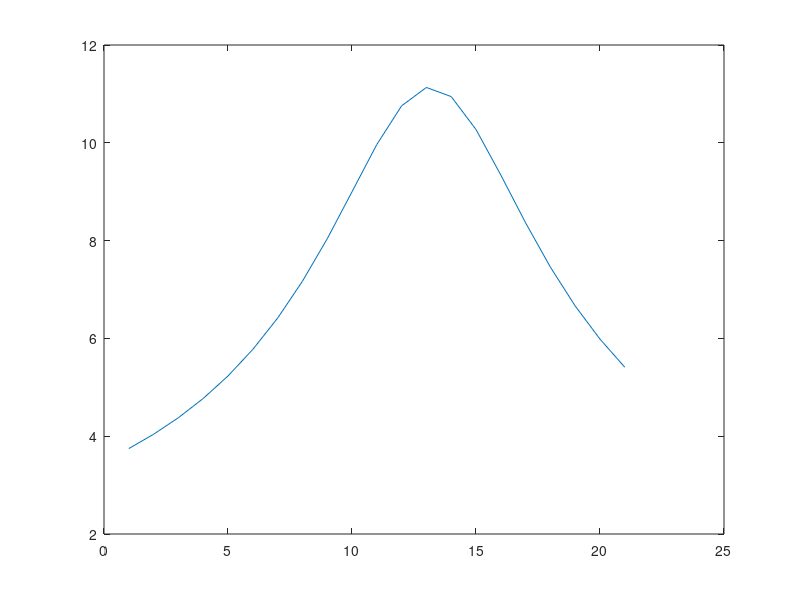

The MATLAB source for this figure: (Note: this script raises an error after producing the figure.)
function [ t,Y ] = mcintyre(dur, IC)
%     vrest = -80;
%     fiberD=10.0;        %um
%     paralength1=3;      %um  
%     nodelength=1.0;
%     space_p1=0.002;  
%     space_p2=0.004;
%     space_i=0.004;
%     rhoa=7e8;         %Ohm*um
%     mycm=0.1;           %uF/cm2
%     mygm=0.001;         %S/cm2
%     c=2;                %uF/cm2
% 
%     g_nap = 0.010;         % sodium channel conductivity [S/cm^2]
%     g_naf = 3;        %
%     g_k = 0.080;
%     g_kf = 0;
%     g_l = 0.007;           % leak channel conductivity [S/cm^2] 
%     e_na = 50.0;
%     e_k = -90.0;
%     e_l	= -90.0;
% 
%     g=0.690; 
%     axonD=6.9; 
%     nodeD=3.3; 
%     paraD1=3.3; 
%     paraD2=6.9; 
%     deltax=1150; 
%     paralength2=46; 
%     nl=120;
%     
%     mysalength = paralength1;
%     flutlength = paralength2;
%     
%     Rpn0=(rhoa*.01)/(pi*((((nodeD/2)+space_p1)^2)-((nodeD/2)^2)));
%     Rpn1=(rhoa*.01)/(pi*((((paraD1/2)+space_p1)^2)-((paraD1/2)^2)));
%     Rpn2=(rhoa*.01)/(pi*((((paraD2/2)+space_p2)^2)-((paraD2/2)^2)));
%     Rpx=(rhoa*.01)/(pi*((((axonD/2)+space_i)^2)-((axonD/2)^2)));
%     interlength=(deltax-nodelength-(2*paralength1)-(2*paralength2))/6;
% 
%     %periaxonal resistivity in GOhm
%     r_pn0=Rpn0*(nodelength/10000)/1e3;
%     r_pn1=Rpn1*(paralength1/10000)/1e3;
%     r_pn2=Rpn2*(paralength2/10000)/1e3;
%     r_px=Rpx*(interlength/10000)/1e3;
% 
%     %surface area in cm2
%     sa_node = (pi*nodeD*nodelength)/1e8;
%     sa_mysa = (pi*fiberD*paralength1)/1e8;
%     sa_flut = (pi*fiberD*paralength2)/1e8;
%     sa_inter = (pi*fiberD*interlength)/1e8;
% 
%     %resistiviy in Ohm*cm
%     r_node = rhoa/10000;
%     r_mysa = rhoa*(1/(paraD1/fiberD)^2)/10000;
%     r_flut = rhoa*(1/(paraD2/fiberD)^2)/10000;
%     r_inter = rhoa*(1/(axonD/fiberD)^2)/10000;
% 
%     %resistiviy in GOhm
%     r_node = (4*(nodelength/10000)*r_node)/(pi*(nodeD/10000)^2)/1e9;
%     r_mysa = (4*(paralength1/10000)*r_mysa)/(pi*(fiberD/10000)^2)/1e9;
%     r_flut = (4*(paralength2/10000)*r_flut)/(pi*(fiberD/10000)^2)/1e9;
%     r_inter = (4*(interlength/10000)*r_inter)/(pi*(fiberD/10000)^2)/1e9;
% 
%     %capacity in uF/cm2
%     c_node = c;
%     c_mysa = c*paraD1/fiberD;
%     c_flut = c*paraD2/fiberD;
%     c_inter = c*axonD/fiberD;
% 
%     %capacity in pF
%     c_node = c_node*sa_node*1e6;
%     c_mysa = c_mysa*sa_mysa*1e6;
%     c_flut = c_flut*sa_flut*1e6;
%     c_inter = c_inter*sa_inter*1e6;
% 
%     %passive conductance in S/cm^2
%     g_mysa = 0.001*paraD1/fiberD;
%     g_flut = 0.0001*paraD2/fiberD;
%     g_inter = 0.0001*axonD/fiberD;
%     %in nS
%     g_mysa = g_mysa*sa_mysa*1e9;
%     g_flut = g_flut*sa_flut*1e9;
%     g_inter = g_inter*sa_inter*1e9;
% 
%     %membrane conductance in S/cm2
%     xg = 0.001/(nl*2); 
%     %in nS
%     g_mysa_m = xg*sa_mysa*1e9;
%     g_flut_m = xg*sa_flut*1e9;
%     g_inter_m = xg*sa_inter*1e9;
% 
%     %membrane capacity in uF/cm2
%     xc = 0.1/(nl*2);
%     %in pF
%     c_mysa_m = xc*sa_mysa*1e6;
%     c_flut_m = xc*sa_flut*1e6;
%     c_inter_m = xc*sa_inter*1e6;
% 
%     %nodal conductances
%     g_nap = g_nap*sa_node*1e9;
%     g_naf = g_naf*sa_node*1e9;
%     g_k = g_k*sa_node*1e9;
%     g_l = g_l*sa_node*1e9;


    vrest = -80;        %mV
    fiberD=10.0;        %um
    mysalength=3;       %um  
    nodelength=1.0;     %um
    space_p1=0.002;     %um
    space_p2=0.004;     %um
    space_i=0.004;      %um
    r=70;               %Ohm*cm
    mycm=0.1;           %uF/cm2
    mygm=0.001;         %S/cm2
    c=2;                %uF/cm2

    g_nap = 0.010;      % sodium channel conductivity [S/cm^2]
    g_naf = 3;          %S/cm^2
    g_k = 0.080;        %S/cm^2
    g_kf = 0;           %S/cm^2 (deactivated)
    g_l = 0.007;        % leak channel conductivity [S/cm^2] 
    e_na = 50.0;        %mV
    e_k = -90.0;        %mV
    e_l	= -90.0;        %mV
    
    g_p1 = 0.001;       %um
    g_p2 = 0.0001;      %um
    g_i = g_p2;         %um

    axonD=6.9;          %um 
    nodeD=3.3;          %um
    mysaD=3.3;         %um
    flutD=6.9;         %um
    deltax=1150;        %um
    flutlength=46;      %um
    nl=120;             %dimensionless
    interlength=(deltax-nodelength-(2*mysalength)-(2*flutlength))/6;

    
    [r_mysa,r_pn1,c_mysa,c_mysa_m,g_mysa,g_mysa_m] = paracomp( ...
        mysaD, mysalength, space_p1, fiberD, c, r, g_p1, nl, mycm, mygm);
    
    [r_flut,r_pn2,c_flut,c_flut_m,g_flut,g_flut_m] = paracomp( ...
        flutD, flutlength, space_p2, fiberD, c, r, g_p2, nl, mycm, mygm);
    
    [r_inter,r_px,c_inter,c_inter_m,g_inter,g_inter_m] = paracomp( ...
        axonD, interlength, space_i, fiberD, c, r, g_i, nl, mycm, mygm);
    
    g_nap = calcConductance(nodeD,nodelength,g_nap);
    g_k = calcConductance(nodeD,nodelength,g_k);
    g_l = calcConductance(nodeD,nodelength,g_l);
    g_naf = calcConductance(nodeD,nodelength,g_naf);
    r_node = calcResAxial(nodeD,nodelength,r);
    c_node = calcCapacity(nodeD,nodelength,c);
    r_pn0 = calcResPeriax(nodeD,nodelength,space_p1,r);
    
    
    %how many nodes to simulate
    N_nodes = 21;
    N_inter = N_nodes-1;
    
    % index values of the dV Vektor
    i_node = [1,N_nodes];
    i_para_m = [i_node(2)+1,i_node(2)+N_nodes];
    i_para_h = [i_para_m(2)+1,i_para_m(2)+N_nodes];
    i_para_p = [i_para_h(2)+1,i_para_h(2)+N_nodes];
    i_para_s = [i_para_p(2)+1,i_para_p(2)+N_nodes];
    i_mysa = [i_para_s(2)+1,i_para_s(2)+N_inter, ...
        i_para_s(2)+N_inter+1,i_para_s(2)+N_inter*2];
    i_flut = [i_mysa(4)+1,i_mysa(4)+N_inter, ... 
        i_mysa(4)+N_inter+1,i_mysa(4)+N_inter*2];
    i_para_n = [i_flut(4)+1,i_flut(4)+N_inter, ...
        i_flut(4)+N_inter+1,i_flut(4)+N_inter*2];
    i_inter = [i_para_n(4)+1,i_para_n(4)+N_inter; ... 
        i_para_n(4)+N_inter+1,i_para_n(4)+N_inter*2; ...
        i_para_n(4)+(2*N_inter)+1,i_para_n(4)+(3*N_inter);...
        i_para_n(4)+(3*N_inter)+1,i_para_n(4)+(4*N_inter);...
        i_para_n(4)+(4*N_inter)+1,i_para_n(4)+(5*N_inter);...
        i_para_n(4)+(5*N_inter)+1,i_para_n(4)+(6*N_inter)];
    i_mysa_b = [i_inter(12)+1,i_inter(12)+N_inter, ...
                i_inter(12)+N_inter+1,i_inter(12)+N_inter*2];
    i_flut_b = [i_mysa_b(4)+1,i_mysa_b(4)+N_inter, ... 
        i_mysa_b(4)+N_inter+1,i_mysa_b(4)+N_inter*2];
    i_inter_b = [i_flut_b(4)+1,i_flut_b(4)+N_inter; ... 
        i_flut_b(4)+N_inter+1,i_flut_b(4)+N_inter*2; ...
        i_flut_b(4)+(2*N_inter)+1,i_flut_b(4)+(3*N_inter);...
        i_flut_b(4)+(3*N_inter)+1,i_flut_b(4)+(4*N_inter);...
        i_flut_b(4)+(4*N_inter)+1,i_flut_b(4)+(5*N_inter);...
        i_flut_b(4)+(5*N_inter)+1,i_flut_b(4)+(6*N_inter)];
    %Dummy Stimulusvoltage
    V_e = zeros(i_inter(6,2),1);
    V_stim = zeros(i_inter(6,2),1);
    q = 700000;
    xe = 14000;
    ye = 5000;
    V_stim(1:N_nodes) = electrode(q,xe,ye,((1:N_nodes)-1)*deltax,zeros(1,N_nodes));
    V_stim(i_mysa(1):i_mysa(2)) = electrode(q,xe,ye,((1:N_inter)-1)*deltax+mysalength/2,zeros(1,N_inter));
    V_stim(i_mysa(3):i_mysa(4)) = electrode(q,xe,ye,((1:N_inter))*deltax-mysalength/2,zeros(1,N_inter));
    V_stim(i_flut(1):i_flut(2)) = electrode(q,xe,ye,((1:N_inter)-1)*deltax+mysalength+flutlength/2,zeros(1,N_inter));
    V_stim(i_flut(3):i_flut(4)) = electrode(q,xe,ye,((1:N_inter))*deltax-mysalength-flutlength/2,zeros(1,N_inter));
    V_stim(i_inter(1,1):i_inter(1,2)) = electrode(q,xe,ye,((1:N_inter)-1)*deltax+mysalength+flutlength+interlength/2,zeros(1,N_inter));
    V_stim(i_inter(2,1):i_inter(2,2)) = electrode(q,xe,ye,((1:N_inter)-1)*deltax+mysalength+flutlength+3*interlength/2,zeros(1,N_inter));
    V_stim(i_inter(3,1):i_inter(3,2)) = electrode(q,xe,ye,((1:N_inter)-1)*deltax+mysalength+flutlength+5*interlength/2,zeros(1,N_inter));
    V_stim(i_inter(4,1):i_inter(4,2)) = electrode(q,xe,ye,((1:N_inter)-1)*deltax+mysalength+flutlength+7*interlength/2,zeros(1,N_inter));
    V_stim(i_inter(5,1):i_inter(5,2)) = electrode(q,xe,ye,((1:N_inter)-1)*deltax+mysalength+flutlength+9*interlength/2,zeros(1,N_inter));
    V_stim(i_inter(6,1):i_inter(6,2)) = electrode(q,xe,ye,((1:N_inter)-1)*deltax+mysalength+flutlength+11*interlength/2,zeros(1,N_inter));
    

    figure(2);
    plot(1:N_nodes,V_stim(1:N_nodes));
    hold off;
    if (exist('IC','var') == 0)
        IC = zeros(i_inter_b(6,2),1);
        IC(1:N_nodes) = -80;
        IC(i_mysa(1):i_flut(4)) = -80;
        IC(i_inter(1,1):i_inter(6,2)) = -80;
        stim = 0;
    end
    if (exist('dur','var')==0)
        dur = 10;
    end
    
    Istim = zeros(N_nodes,1);
    dt = 0;
    [t,Y] = ode15s(@odeMcIntyr, [0,dur], IC);

    figure(1);
    
    for i = 1:N_nodes
        V(i,:) = Y(:,i) - 40*(i-1);
    end
    plot(t,V);
    figure(4);
    
    for i = 1:N_nodes
        V(i,:) = Y(:,i) - 5*(i-1);
    end
    plot(t,V);
    figure(3);
    plot(t,Y(:,1),t,Y(:,20));
    
    
    function dY = odeMcIntyr(t,Y)
        if exist('stim','var') ==0
            if mod(t,100) < 0.5
                %
                %V_e = V_stim;
                %Y(11) = Y(11) -30;
                %V_e(11) = -10;
                Istim(1) = 0.1;
            else
                V_e = zeros(i_inter(6,2),1);
                Istim(1) = 0;
            end
        end
        if t > dt
            
            dt=dt+0.1
        end
        inter = zeros(N_inter,6);
        inter_b = zeros(N_inter,6);
        
        node = Y(i_node(1):i_node(2));
        para_m = Y(i_para_m(1):i_para_m(2));
        para_h = Y(i_para_h(1):i_para_h(2));
        para_p = Y(i_para_p(1):i_para_p(2));
        para_s = Y(i_para_s(1):i_para_s(2));
        mysa_l = Y(i_mysa(1):i_mysa(2));
        mysa_r = Y(i_mysa(3):i_mysa(4));
        flut_l = Y(i_flut(1):i_flut(2));
        flut_r = Y(i_flut(3):i_flut(4));
        para_n_l = Y(i_para_n(1):i_para_n(2));
        para_n_r = Y(i_para_n(3):i_para_n(4));
        inter(:,1) = Y(i_inter(1,1):i_inter(1,2));
        inter(:,2) = Y(i_inter(2,1):i_inter(2,2));
        inter(:,3) = Y(i_inter(3,1):i_inter(3,2));
        inter(:,4) = Y(i_inter(4,1):i_inter(4,2));
        inter(:,5) = Y(i_inter(5,1):i_inter(5,2));
        inter(:,6) = Y(i_inter(6,1):i_inter(6,2));
       

        mysa_l_b = Y(i_mysa_b(1):i_mysa_b(2));
        mysa_r_b = Y(i_mysa_b(3):i_mysa_b(4));
        flut_l_b = Y(i_flut_b(1):i_flut_b(2));
        flut_r_b = Y(i_flut_b(3):i_flut_b(4));
        inter_b(:,1) = Y(i_inter_b(1,1):i_inter_b(1,2));
        inter_b(:,2) = Y(i_inter_b(2,1):i_inter_b(2,2));
        inter_b(:,3) = Y(i_inter_b(3,1):i_inter_b(3,2));
        inter_b(:,4) = Y(i_inter_b(4,1):i_inter_b(4,2));
        inter_b(:,5) = Y(i_inter_b(5,1):i_inter_b(5,2));
        inter_b(:,6) = Y(i_inter_b(6,1):i_inter_b(6,2)); 
        
        mysa_lv = mysa_l + mysa_l_b;
        mysa_rv = mysa_r + mysa_r_b;
        flut_lv = flut_l + flut_l_b;
        flut_rv = flut_r + flut_r_b;
        interv = inter+inter_b;
        
        [dnode,dpara_m,dpara_h,dpara_p,dpara_s] = nodeEq(node,para_m, ...
            para_h,para_p,para_s,mysa_lv,mysa_rv,V_e(1:N_nodes), ...
            V_e(i_mysa(1):i_mysa(2)),V_e(i_mysa(3):i_mysa(4)));
        
        [dmysa_l,dmysa_l_b] = mysaEq(mysa_l,mysa_lv,node(1:N_nodes-1),...
            flut_lv,mysa_l_b,V_e(1:N_nodes-1),flut_l_b, ...
            V_e(i_mysa(1):i_mysa(2)),V_e(1:N_nodes-1),...
            V_e(i_flut(1):i_flut(2)));
        
        [dmysa_r,dmysa_r_b] = mysaEq(mysa_r,mysa_rv,node(2:N_nodes),...
            flut_rv,mysa_r_b,V_e(2:N_nodes),flut_r_b,...
            V_e(i_mysa(3):i_mysa(4)),V_e(2:N_nodes),...
            V_e(i_flut(3):i_flut(4)));
        
        [dflut_l,dflut_l_b] = flutEq(flut_l,flut_lv,mysa_lv,interv(:,1),...
            flut_l_b,mysa_l_b,inter_b(:,1),...
            V_e(i_flut(1):i_flut(2)),V_e(i_mysa(1):i_mysa(2)),...
            V_e(i_inter(1,1):i_inter(1,2)));
        
        [dflut_r,dflut_r_b] = flutEq(flut_r,flut_rv,mysa_rv,interv(:,6),...
            flut_r_b,mysa_r_b,inter_b(:,6),...
            V_e(i_flut(3):i_flut(4)),V_e(i_mysa(3):i_mysa(4)),...
            V_e(i_inter(6,1):i_inter(6,2)));
        
        dpara_n_l = zeros(N_inter,1);
        dpara_n_r = zeros(N_inter,1);
        
        
        interVe = [V_e(i_inter(1,1):i_inter(1,2)),...
            V_e(i_inter(2,1):i_inter(2,2)),...
            V_e(i_inter(3,1):i_inter(3,2)),...
            V_e(i_inter(4,1):i_inter(4,2)),...
            V_e(i_inter(5,1):i_inter(5,2)),...
            V_e(i_inter(6,1):i_inter(6,2))];
        
        [dinter,dinter_b] = interEq(inter,interv,flut_lv,flut_rv, ...
            inter_b, flut_l_b, flut_r_b, interVe, ...
            V_e(i_flut(1):i_flut(2)), V_e(i_flut(3):i_flut(4)));
        
        
        
        %finally assemble derivatives into an
        dY=[dnode;dpara_m;dpara_h;dpara_p;dpara_s;dmysa_l;dmysa_r;...
            dflut_l;dflut_r;dpara_n_l;dpara_n_r;dinter(:,1); ...
            dinter(:,2);dinter(:,3);dinter(:,4);dinter(:,5);...
            dinter(:,6);dmysa_l_b;dmysa_r_b;dflut_l_b;dflut_r_b;...
            dinter_b(:,1);dinter_b(:,2);dinter_b(:,3);...
            dinter_b(:,4);dinter_b(:,5);dinter_b(:,6)];
        
    end

    function [dV,dm,dh,dp,ds] = nodeEq(V,m,h,p,s,...
            VmMl,VmMr,Vex,VexMl,VexMr)
        [I,dm,dh,dp,ds] = axnode(V,m,h,p,s);
        Iax = axialI(V,[V(1);VmMl],[VmMr;V(N_nodes)],r_node,r_mysa,r_mysa);
        Iex = axialI(Vex,[Vex(1);VexMl],[VexMr;Vex(N_nodes)],...
            r_node,r_mysa,r_mysa);
        dV = (-I-Iax-Iex+Istim)./c_node;
        
    end

    function [dV,dVp] = interEq(V, Vm, VmFl, VmFr, Vp, VpFl, VpFr, ...
                                            Vex, VexFl, VexFr)
        dV = zeros(N_inter,6);
        dVp = zeros(N_inter,6);
        
        Iax1 = axialI(Vm(:,1),VmFl,Vm(:,2),r_inter,r_flut,r_inter);
        Ipx1 = axialI(Vp(:,1),VpFl,Vp(:,2),r_px,r_pn2,r_px);
        Iex1 = axialI(Vex(:,1),VexFl,Vex(:,2),r_inter,r_flut,r_inter);
        [dV(:,1), dVp(:,1)] = compartment(V(:,1),Vp(:,1),Vex(:,1),Iax1,Ipx1,...
            Iex1, vrest, c_inter, c_inter_m, g_inter, g_inter_m);
        
        Iax6 = axialI(Vm(:,6),VmFr,Vm(:,5),r_inter,r_flut,r_inter);
        Ipx6 = axialI(Vp(:,6),VpFr,Vp(:,5),r_px,r_pn2,r_px);
        Iex6 = axialI(Vex(:,6),VexFr,Vex(:,5),r_inter,r_flut,r_inter);
        [dV(:,6), dVp(:,6)] = compartment(V(:,6),Vp(:,6),Vex(:,6),Iax6,Ipx6,...
            Iex6, vrest, c_inter, c_inter_m, g_inter, g_inter_m);
        
        for j = 2:5
            Iax = axialI(Vm(:,j),Vm(:,j-1),Vm(:,j+1),...
                r_inter,r_inter,r_inter);
            Ipx = axialI(Vp(:,j),Vp(:,j-1),Vp(:,j+1),r_px,r_px,r_px);
            Iex = axialI(Vex(:,j),Vex(:,j-1),Vex(:,j+1),...
                r_inter,r_inter,r_inter);
            [dV(:,j), dVp(:,j)] = compartment(V(:,j),Vp(:,j),Vex(:,j),...
                Iax,Ipx,Iex,vrest,c_inter,c_inter_m,g_inter,g_inter_m);
        end
        
    end

    function [dV,dVp] = flutEq(V, Vm, VmM, VmI, Vp, VpM, VpI, Vex, VexM,...
                                                                      VexI)
       Iax = axialI(Vm,VmM,VmI,r_flut,r_mysa,r_inter);
       Ipx = axialI(Vp,VpM,VpI,r_pn2,r_pn1,r_px);
       Iex = axialI(Vex,VexM,VexI,r_flut,r_mysa,r_inter);
       [dV, dVp] = compartment(V,Vp, Vex, Iax, Ipx, Iex, vrest, c_flut, ...
           c_flut_m, g_flut, g_flut_m);
                                                  
    end

    function [dV, dVp] = mysaEq(V, Vm, VmN, VmF, Vp, VpN, VpF, Vex, VexN,...
                                                                      VexF)
        Iax = axialI(Vm,VmN,VmF,r_mysa,r_node,r_flut);
        Ipx = axialI(Vp,VpN,VpF,r_pn1,r_pn0,r_pn1);
        Iex = axialI(Vex,VexN,VexF,r_mysa,r_node,r_flut);
        [dV, dVp] = compartment(V,Vp,Vex, Iax, Ipx, Iex, vrest, c_mysa, ...
           c_mysa_m, g_mysa, g_mysa_m);
    end

    function [dV, dVp] = compartment(V, Vp, Vext, Iaxonal, Iperiaxonal, ...
                                     Iext, epas, cmem, cmy, gmem, gmy)
        IPas = gmem.*(V - epas);
        Imyelin = gmy.*(Vp - Vext);
        ICmem = -IPas -Iaxonal-Iext;
        ICmyelin = IPas - Imyelin -Iperiaxonal;
        
        dV = (1./cmem).*(ICmem);
        %dVp = (1./cmy).*(ICmyelin);
        dVp = (1./cmy).*(-Imyelin)+(1./(cmy+cmem)).*(-Iperiaxonal) + ...
            (1./cmem).*(IPas);
                                
    end

    function I = axialI(V,V1,V2,r,r1,r2)
        I = (V-V1)./(r/2+r1/2)+(V-V2)./(r/2+r2/2);
    end

    % axnode: calculation of the currents of the axon
    function [I,dm,dh,dp,ds] = axnode(V,m,h,p,s)
        
        m_alpha = (6.57 .* (V+20.4))./(1-exp(-(V+20.4)./10.3));
        m_beta = (0.304 .* (-(V+25.7)))./(1-exp((V+25.7)./9.16));
        h_alpha = (0.34 .* (-(V+114)))./(1-exp((V+114)./11));
        h_beta = 12.6./(1+exp(-(V+31.8)./13.4));

        p_alpha = (0.0353 .* (V+27))./(1-exp(-(V+27)./10.2));
        p_beta = (0.000883 .* (-(V+34)))./(1-exp((V+34)./10));

        s_alpha = 0.3./(1+exp((V+53)./-5));
        s_beta = 0.03./(1+exp((V+90)./-1));

        %first derivatives of m, h, p, s
        dm = dpdt(m_alpha,m_beta,m);
        dh = dpdt(h_alpha,h_beta,h);
        dp = dpdt(p_alpha,p_beta,p);
        ds = dpdt(s_alpha,s_beta,s);

        I_Naf = g_naf.*m.^3.*h.*(V-e_na);       %Fast Sodium current
        I_Nap = g_nap.*p.^3.*(V-e_na);          %Persistent Sodium current
        I_Ks = g_k.*s.*(V-e_k);                 %Slow Potassium current
        I_Lk = g_l*(V-e_l);                     %Leakage current
        I = I_Naf + I_Nap + I_Ks + I_Lk;        %Sum of all nodal currents
    end

    % flutPotassim: flut potassium current
    function [I,dn] = flutPotassium(V,n)
        n_alpha = (0.0462 .* (V+83.2))./(1-exp(-(V+83.2)./1.1));
        n_beta = (0.0824 .* (-(V+66))) ./ (1-exp((V+66)./10.5));
        
        dn = dpdt(n_alpha,n_beta,n);
        
        I_Kf = g_kf.*n.^4.*(V-e_k);
        
        I = I_Kf; 
    end
    
    % dpdt: calculates the derivative of the of the parameter according to
    %       alpha, beta and the previous value
    function dp = dpdt(alpha, beta, para)
        dp = alpha.*(1-para)-beta.*para;
    end


    function V = electrode(q,xe,ye,x,y )
        d = sqrt((xe-x).^2+(ye-y).^2);
        V = q./(4.*pi.*d);
    end

    function [rax,rpx,cmem,cmy,gpas,gmy] = ...
            paracomp(diameter,length,space, fiberDia, c, r, g, nl, xc, xg)
       %args must be in um, ohm*cm and uF respectively
       rax = calcResAxial(diameter,length,r);
       rpx = calcResPeriax(diameter,length,space,r);
       cmem = calcCapacity(diameter, length, c);
       cmy = calcMyelinCap(fiberDia, length, xc, nl);
       gpas = calcConductance(diameter, length, g);
       gmy = calcMyelinCond(fiberDia, length, xg, nl);
    end

    function rax = calcResAxial(diameter, length, r)
       %um and Ohm*cm
       a=pi*diameter^2;
       rax = calcRes(a,length,r);
       %rax is in GOhm
    end
    
    function rpx = calcResPeriax(diameter, length, space, r)
        %um and Ohm*cm
        a = pi*((diameter+space)^2-diameter^2);
        rpx = calcRes(a,length,r);
    end

    function res = calcRes(area, length, r)
        ra = r*1e4;      %Ohm*um
        ra = ra/1e3;     %KOhm*um
        res = (4*(length)*ra)/area;
    end

    function c = calcMyelinCap(fiberDiameter, length, xc, nl)
        xc = xc/(nl*2);
        c = calcCapacity(fiberDiameter, length, xc);
        %c is in uF
    end

    function c = calcCapacity(diameter, length, cap)
       %um and uF/cm^2
       cap = cap*1e3;   %nF/cm^2
       cap = cap/1e8;   %uF/um^2
       
       c = cap*diameter*length*pi;
       %c is in uF
    end

    function gmy = calcMyelinCond(fiberDiameter, length, xg, nl)
       xg = xg/(nl*2);
       gmy = calcConductance(fiberDiameter, length, xg);
    end

    function g = calcConductance(diameter, length, gi)
        %in S/cm^2 and um
        gi = gi*1e6;      %mS/cm^2
        gi = gi/1e8;      %mS/um^2
        g = gi*diameter*length*pi;
    end


end

